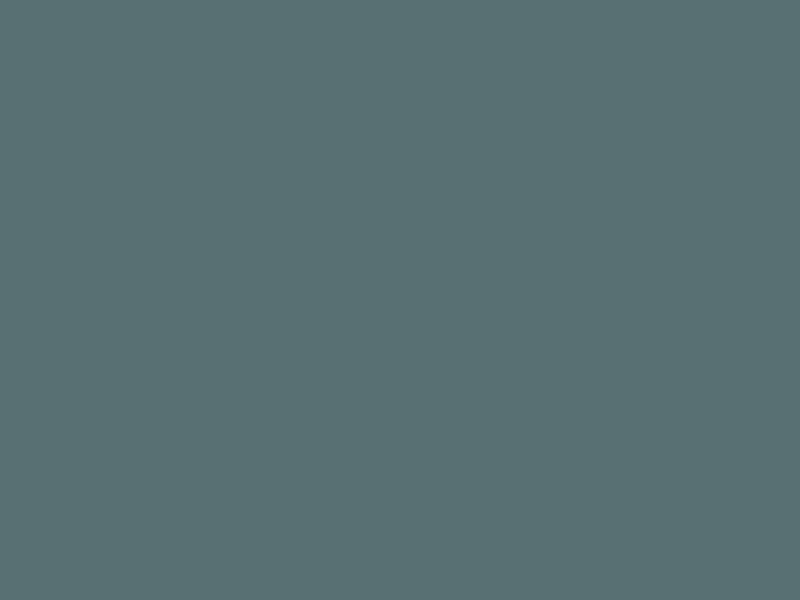
Frame 1 (no input)
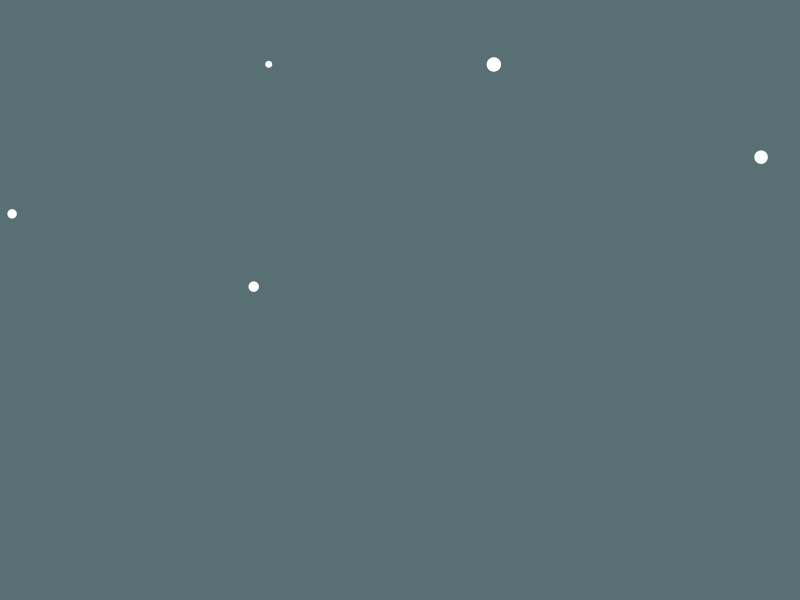
Frame 60 (the mouse pressed at the canvas centre just before this capture)
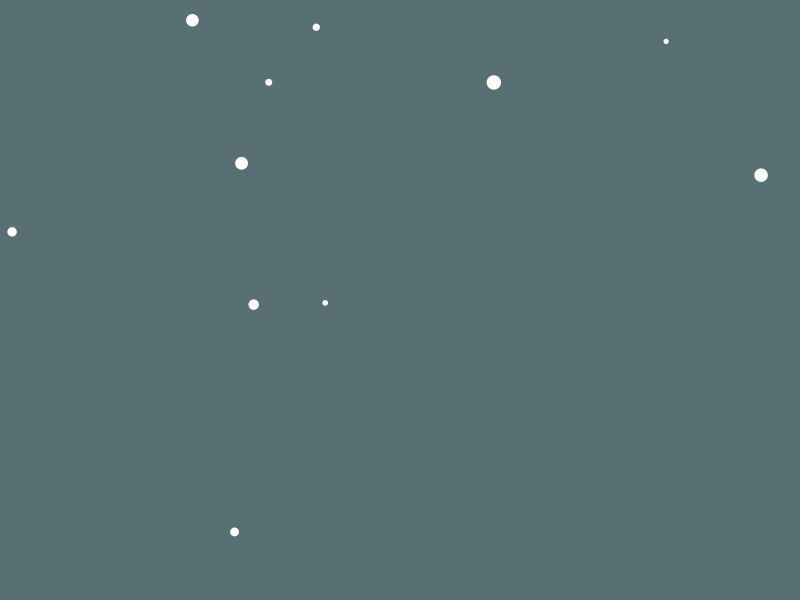
Frame 120 (the mouse held since frame 60 and released just before this capture)

The Processing sketch that drew these frames (run headless with seeded random() and noise(); from frame 60 on, the mouse is pressed at the canvas centre):

// Processing sketch: classes
// ── classes.pde
Snowflakes s;
ArrayList <Snowflakes> mySnow;

void setup(){
   size(800, 600);
   
   s = new Snowflakes(random(0,width),0);
   
   mySnow = new ArrayList<Snowflakes>();
}

void draw(){
  background(88,112,115);
  
  for (int i = 0; i<mySnow.size(); i++){
    Snowflakes s = mySnow.get(i);
    s.display();
    s.fall();
    if(s.isAlive() == false){
      mySnow.remove(i);
    }
  }
  
  if(frameCount% 10 == 0){
    mySnow.add(new Snowflakes(random(0,width),random(0,height)));
  }
  //s.display();
  //s.fall();
  //if(s.isAlive() == false){
  //}
}

// ── snowflakes.pde
class Snowflakes {
  //position
  //color
  //opacity 
  float x, y;
  color c;
  float o = 255;
  float gravity;
  float size;

  Snowflakes(float _x, float _y) {
    x= _x;
    y= _y;

    gravity = .3;
    size = random (5, 15);
  }
  //draw 
  void display() {
    fill(255,o);
    noStroke();
    ellipse(x,y,size,size);
  }
  //fall

  void fall() {
    y += gravity;
    o -=.1;
  }
  
  boolean isAlive(){
    if (y>height){
      return false;
    }else{
      return true;
    }
  }


  //gravity
  //opactiy

  //boolean to check if our snowflak is alive
}
